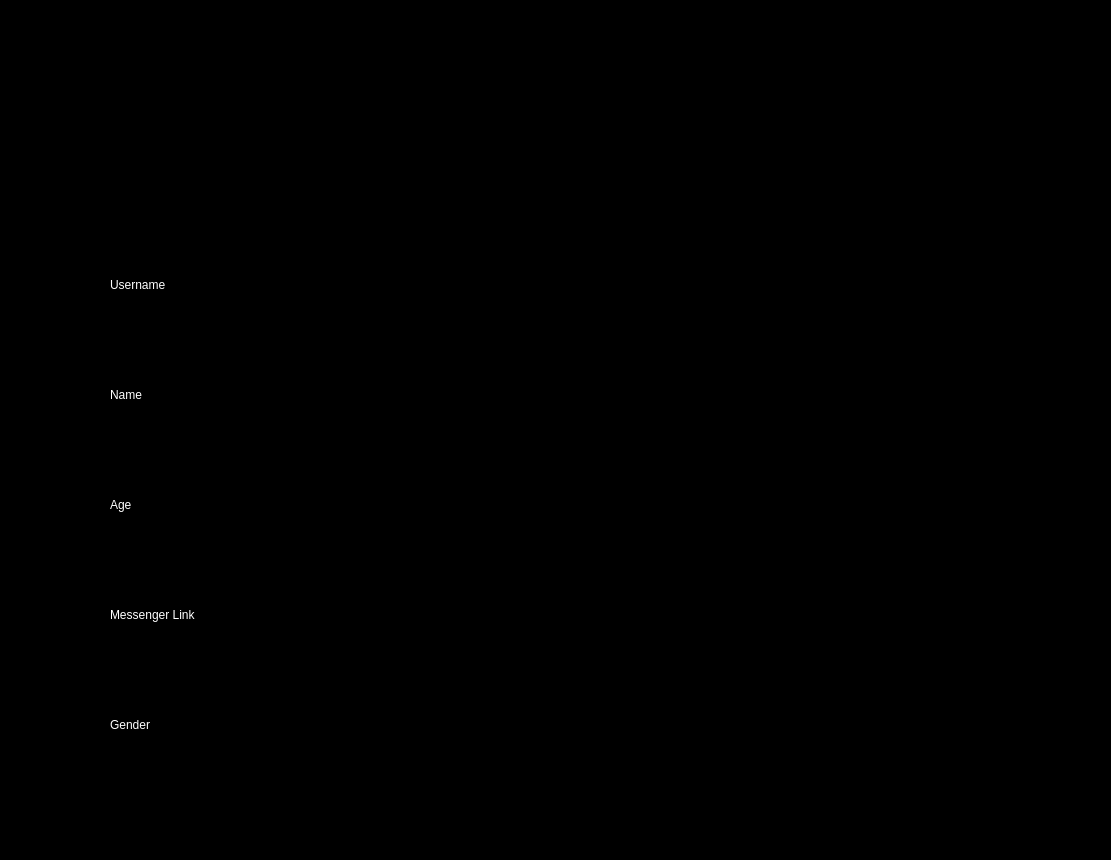
<?xml version="1.0" encoding="UTF-8"?>
<ui version="4.0">
 <class>MainWindow</class>
 <widget class="QMainWindow" name="MainWindow">
  <property name="geometry">
   <rect>
    <x>0</x>
    <y>0</y>
    <width>1111</width>
    <height>860</height>
   </rect>
  </property>
  <property name="windowTitle">
   <string>MainWindow</string>
  </property>
  <property name="layoutDirection">
   <enum>Qt::RightToLeft</enum>
  </property>
  <property name="styleSheet">
   <string notr="true">background-color: rgb(0, 0, 0);</string>
  </property>
  <widget class="QWidget" name="centralwidget">
   <widget class="QLabel" name="username_label">
    <property name="geometry">
     <rect>
      <x>0</x>
      <y>0</y>
      <width>1281</width>
      <height>141</height>
     </rect>
    </property>
    <property name="text">
     <string/>
    </property>
    <property name="pixmap">
     <pixmap>banner.png</pixmap>
    </property>
   </widget>
   <widget class="QTextBrowser" name="textBrowser">
    <property name="geometry">
     <rect>
      <x>360</x>
      <y>220</y>
      <width>480</width>
      <height>90</height>
     </rect>
    </property>
   </widget>
   <widget class="QLabel" name="label_2">
    <property name="geometry">
     <rect>
      <x>110</x>
      <y>230</y>
      <width>141</width>
      <height>71</height>
     </rect>
    </property>
    <property name="styleSheet">
     <string notr="true">color: rgb(255, 255, 255);</string>
    </property>
    <property name="text">
     <string>Username</string>
    </property>
   </widget>
   <widget class="QTextBrowser" name="textBrowser_2">
    <property name="geometry">
     <rect>
      <x>360</x>
      <y>330</y>
      <width>480</width>
      <height>90</height>
     </rect>
    </property>
   </widget>
   <widget class="QLabel" name="label_3">
    <property name="geometry">
     <rect>
      <x>110</x>
      <y>340</y>
      <width>141</width>
      <height>71</height>
     </rect>
    </property>
    <property name="styleSheet">
     <string notr="true">color: rgb(255, 255, 255);</string>
    </property>
    <property name="text">
     <string>Name</string>
    </property>
   </widget>
   <widget class="QTextBrowser" name="textBrowser_3">
    <property name="geometry">
     <rect>
      <x>360</x>
      <y>440</y>
      <width>480</width>
      <height>90</height>
     </rect>
    </property>
   </widget>
   <widget class="QLabel" name="label_4">
    <property name="geometry">
     <rect>
      <x>110</x>
      <y>450</y>
      <width>141</width>
      <height>71</height>
     </rect>
    </property>
    <property name="styleSheet">
     <string notr="true">color: rgb(255, 255, 255);</string>
    </property>
    <property name="text">
     <string>Age</string>
    </property>
   </widget>
   <widget class="QTextBrowser" name="textBrowser_4">
    <property name="geometry">
     <rect>
      <x>360</x>
      <y>550</y>
      <width>480</width>
      <height>90</height>
     </rect>
    </property>
   </widget>
   <widget class="QLabel" name="label_5">
    <property name="geometry">
     <rect>
      <x>110</x>
      <y>560</y>
      <width>141</width>
      <height>71</height>
     </rect>
    </property>
    <property name="styleSheet">
     <string notr="true">color: rgb(255, 255, 255);</string>
    </property>
    <property name="text">
     <string>Messenger Link</string>
    </property>
   </widget>
   <widget class="QTextBrowser" name="textBrowser_5">
    <property name="geometry">
     <rect>
      <x>360</x>
      <y>660</y>
      <width>480</width>
      <height>90</height>
     </rect>
    </property>
   </widget>
   <widget class="QLabel" name="label_6">
    <property name="geometry">
     <rect>
      <x>110</x>
      <y>670</y>
      <width>141</width>
      <height>71</height>
     </rect>
    </property>
    <property name="styleSheet">
     <string notr="true">color: rgb(255, 255, 255);</string>
    </property>
    <property name="text">
     <string>Gender</string>
    </property>
   </widget>
  </widget>
  <widget class="QMenuBar" name="menubar">
   <property name="geometry">
    <rect>
     <x>0</x>
     <y>0</y>
     <width>1111</width>
     <height>31</height>
    </rect>
   </property>
   <widget class="QMenu" name="menuProfile">
    <property name="layoutDirection">
     <enum>Qt::RightToLeft</enum>
    </property>
    <property name="title">
     <string>Profile</string>
    </property>
    <addaction name="actionView_your_profile"/>
    <addaction name="actionSettings"/>
    <addaction name="actionLog_out"/>
   </widget>
   <addaction name="menuProfile"/>
  </widget>
  <widget class="QStatusBar" name="statusbar"/>
  <action name="actionView_your_profile">
   <property name="text">
    <string>View your profile</string>
   </property>
  </action>
  <action name="actionSettings">
   <property name="text">
    <string>Settings</string>
   </property>
  </action>
  <action name="actionLog_out">
   <property name="text">
    <string>Log out</string>
   </property>
  </action>
 </widget>
 <resources/>
 <connections/>
</ui>
